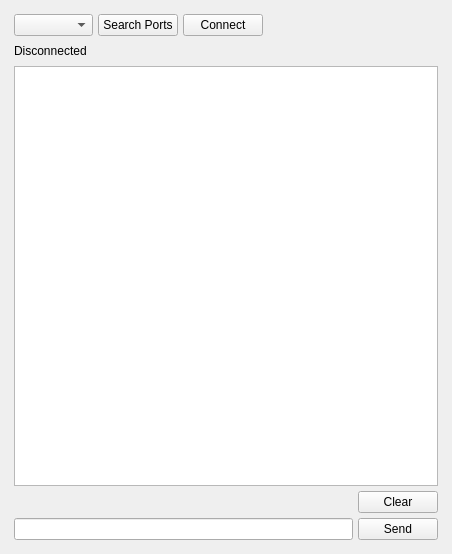
<?xml version="1.0" encoding="UTF-8"?>
<ui version="4.0">
 <author>saifrinds1</author>
 <class>SerialCommunicationWindow</class>
 <widget class="QMainWindow" name="SerialCommunicationWindow">
  <property name="windowModality">
   <enum>Qt::WindowModal</enum>
  </property>
  <property name="enabled">
   <bool>true</bool>
  </property>
  <property name="geometry">
   <rect>
    <x>0</x>
    <y>0</y>
    <width>452</width>
    <height>554</height>
   </rect>
  </property>
  <property name="sizePolicy">
   <sizepolicy hsizetype="MinimumExpanding" vsizetype="MinimumExpanding">
    <horstretch>0</horstretch>
    <verstretch>0</verstretch>
   </sizepolicy>
  </property>
  <property name="minimumSize">
   <size>
    <width>260</width>
    <height>260</height>
   </size>
  </property>
  <property name="maximumSize">
   <size>
    <width>8000</width>
    <height>6000</height>
   </size>
  </property>
  <property name="sizeIncrement">
   <size>
    <width>1</width>
    <height>1</height>
   </size>
  </property>
  <property name="windowTitle">
   <string/>
  </property>
  <property name="windowIcon">
   <iconset>
    <normaloff>../../../../Pictures/serial-port-icon.png</normaloff>../../../../Pictures/serial-port-icon.png</iconset>
  </property>
  <property name="autoFillBackground">
   <bool>false</bool>
  </property>
  <property name="iconSize">
   <size>
    <width>96</width>
    <height>48</height>
   </size>
  </property>
  <property name="documentMode">
   <bool>false</bool>
  </property>
  <property name="tabShape">
   <enum>QTabWidget::Rounded</enum>
  </property>
  <property name="dockNestingEnabled">
   <bool>false</bool>
  </property>
  <widget class="QWidget" name="centralwidget">
   <layout class="QVBoxLayout" name="verticalLayout_2">
    <item>
     <layout class="QVBoxLayout" name="verticalLayout">
      <property name="spacing">
       <number>5</number>
      </property>
      <property name="sizeConstraint">
       <enum>QLayout::SetMaximumSize</enum>
      </property>
      <property name="leftMargin">
       <number>5</number>
      </property>
      <property name="topMargin">
       <number>5</number>
      </property>
      <property name="rightMargin">
       <number>5</number>
      </property>
      <property name="bottomMargin">
       <number>5</number>
      </property>
      <item>
       <layout class="QHBoxLayout" name="horizontalLayout_3">
        <item>
         <widget class="QComboBox" name="comboBox">
          <property name="sizePolicy">
           <sizepolicy hsizetype="Preferred" vsizetype="Fixed">
            <horstretch>0</horstretch>
            <verstretch>0</verstretch>
           </sizepolicy>
          </property>
          <property name="font">
           <font>
            <weight>75</weight>
            <italic>false</italic>
            <bold>true</bold>
            <underline>false</underline>
            <strikeout>false</strikeout>
            <stylestrategy>PreferAntialias</stylestrategy>
           </font>
          </property>
          <property name="autoFillBackground">
           <bool>true</bool>
          </property>
          <property name="editable">
           <bool>false</bool>
          </property>
          <property name="maxVisibleItems">
           <number>15</number>
          </property>
          <property name="maxCount">
           <number>1000</number>
          </property>
         </widget>
        </item>
        <item>
         <widget class="QPushButton" name="refresh">
          <property name="sizePolicy">
           <sizepolicy hsizetype="Maximum" vsizetype="Fixed">
            <horstretch>2</horstretch>
            <verstretch>0</verstretch>
           </sizepolicy>
          </property>
          <property name="text">
           <string>Search Ports</string>
          </property>
         </widget>
        </item>
        <item>
         <widget class="QPushButton" name="btnConnect">
          <property name="sizePolicy">
           <sizepolicy hsizetype="Maximum" vsizetype="Fixed">
            <horstretch>2</horstretch>
            <verstretch>0</verstretch>
           </sizepolicy>
          </property>
          <property name="text">
           <string>Connect</string>
          </property>
          <property name="iconSize">
           <size>
            <width>0</width>
            <height>0</height>
           </size>
          </property>
         </widget>
        </item>
        <item>
         <spacer name="horizontalSpacer_2">
          <property name="orientation">
           <enum>Qt::Horizontal</enum>
          </property>
          <property name="sizeHint" stdset="0">
           <size>
            <width>40</width>
            <height>20</height>
           </size>
          </property>
         </spacer>
        </item>
       </layout>
      </item>
      <item>
       <layout class="QHBoxLayout" name="horizontalLayout_2">
        <item>
         <widget class="QLabel" name="label">
          <property name="text">
           <string>Disconnected</string>
          </property>
         </widget>
        </item>
        <item>
         <spacer name="horizontalSpacer">
          <property name="orientation">
           <enum>Qt::Horizontal</enum>
          </property>
          <property name="sizeHint" stdset="0">
           <size>
            <width>40</width>
            <height>20</height>
           </size>
          </property>
         </spacer>
        </item>
       </layout>
      </item>
      <item>
       <widget class="QListWidget" name="listWidget">
        <property name="maximumSize">
         <size>
          <width>8000</width>
          <height>6000</height>
         </size>
        </property>
       </widget>
      </item>
      <item>
       <layout class="QHBoxLayout" name="horizontalLayout_4">
        <item>
         <spacer name="horizontalSpacer_3">
          <property name="orientation">
           <enum>Qt::Horizontal</enum>
          </property>
          <property name="sizeHint" stdset="0">
           <size>
            <width>40</width>
            <height>20</height>
           </size>
          </property>
         </spacer>
        </item>
        <item>
         <widget class="QPushButton" name="btnClear">
          <property name="text">
           <string>Clear</string>
          </property>
         </widget>
        </item>
       </layout>
      </item>
      <item>
       <layout class="QHBoxLayout" name="horizontalLayout">
        <property name="spacing">
         <number>5</number>
        </property>
        <property name="sizeConstraint">
         <enum>QLayout::SetMinimumSize</enum>
        </property>
        <item>
         <widget class="QLineEdit" name="etxtMsg">
          <property name="sizePolicy">
           <sizepolicy hsizetype="Minimum" vsizetype="Fixed">
            <horstretch>8</horstretch>
            <verstretch>0</verstretch>
           </sizepolicy>
          </property>
          <property name="inputMask">
           <string/>
          </property>
          <property name="text">
           <string/>
          </property>
          <property name="echoMode">
           <enum>QLineEdit::Normal</enum>
          </property>
         </widget>
        </item>
        <item>
         <widget class="QPushButton" name="btnSend">
          <property name="sizePolicy">
           <sizepolicy hsizetype="Minimum" vsizetype="Fixed">
            <horstretch>0</horstretch>
            <verstretch>0</verstretch>
           </sizepolicy>
          </property>
          <property name="text">
           <string>Send</string>
          </property>
         </widget>
        </item>
       </layout>
      </item>
     </layout>
    </item>
   </layout>
  </widget>
 </widget>
 <resources/>
 <connections/>
</ui>
